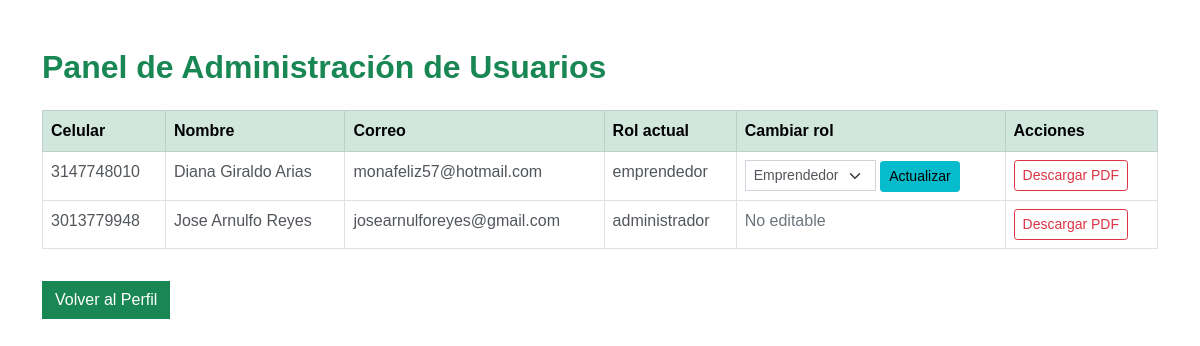
Screenshot of /admin_panel.php (signed in) with the database file from the repository.
### tables this page shows
CREATE TABLE `usuarios` (
  `id` int(11) NOT NULL,
  `numero_documento` varchar(20) NOT NULL,
  `tipo_documento` enum('CC','CE','PPT') NOT NULL,
  `nombre_completo` varchar(100) NOT NULL,
  `celular` varchar(10) NOT NULL,
  `correo` varchar(100) DEFAULT NULL,
  `contrasena` varchar(255) NOT NULL,
  `comuna` varchar(50) NOT NULL,
  `barrio` varchar(50) NOT NULL,
  `direccion` varchar(255) DEFAULT NULL,
  `emprendimiento` varchar(100) NOT NULL,
  `habilitado` tinyint(1) DEFAULT 0,
  `foto` varchar(255) DEFAULT NULL,
  `rol` varchar(50) DEFAULT 'usuario',
  `fecha_registro` datetime DEFAULT current_timestamp(),
  `instagram` varchar(255) DEFAULT NULL,
  `facebook` varchar(255) DEFAULT NULL,
  `resena` text DEFAULT NULL
);

### admin_panel.php (the view, shortened to what this page needs)
<?php
include("conexion.php");
$usuarios = $conn->query("SELECT numero_documento, celular, nombre_completo, correo, rol FROM usuarios");
?>
<!DOCTYPE html>
<html lang="es">
<head>
    <link href="css/bootstrap.min.css" rel="stylesheet">
</head>
<body>
<div class="container mt-5">
    <h2 class="mb-4 text-success">Panel de Administración de Usuarios</h2>
    <table class="table table-bordered table-hover">
        <thead class="table-success">
            <tr>
                <th>Celular</th>
                <th>Nombre</th>
                <th>Correo</th>
                <th>Rol actual</th>
                <th>Cambiar rol</th>
                <th>Acciones</th>
            </tr>
        </thead>
        <tbody>
        <?php while ($row = $usuarios->fetch_assoc()): ?>
            <tr>
                <td><?php echo htmlspecialchars($row['celular']); ?></td>
                <td><?php echo htmlspecialchars($row['nombre_completo']); ?></td>
                <td><?php echo htmlspecialchars($row['correo']); ?></td>
                <td><?php echo htmlspecialchars($row['rol']); ?></td>
                <td>
                    <?php if ($row['rol'] !== 'administrador'): ?>
                    <form method="POST" style="display:inline;">
                        <select name="nuevo_rol" class="form-select form-select-sm d-inline w-auto">
                            <option value="emprendedor" <?php if($row['rol']=='emprendedor') echo 'selected'; ?>>Emprendedor</option>
                        </select>
                        <button type="submit" class="btn btn-primary btn-sm">Actualizar</button>
                    </form>
                    <?php else: ?>
                        <span class="text-muted">No editable</span>
                    <?php endif; ?>
                </td>
                <td>
                    <a href="usuario_pdf.php?numero_documento=<?php echo urlencode($row['numero_documento']); ?>" class="btn btn-outline-danger btn-sm" target="_blank">
                        Descargar PDF
                    </a>
                </td>
            </tr>
        <?php endwhile; ?>
        </tbody>
    </table>
    <a href="perfil.php" class="btn btn-success mt-3">Volver al Perfil</a>
</div>
</body>
</html>

### rows the page displays
usuarios: celular "3147748010", nombre_completo "Diana Giraldo Arias", correo "monafeliz57@hotmail.com", rol "emprendedor", nuevo_rol "Emprendedor"
usuarios: celular "3013779948", nombre_completo "Jose Arnulfo Reyes", correo "josearnulforeyes@gmail.com", rol "administrador", shows "No editable"
